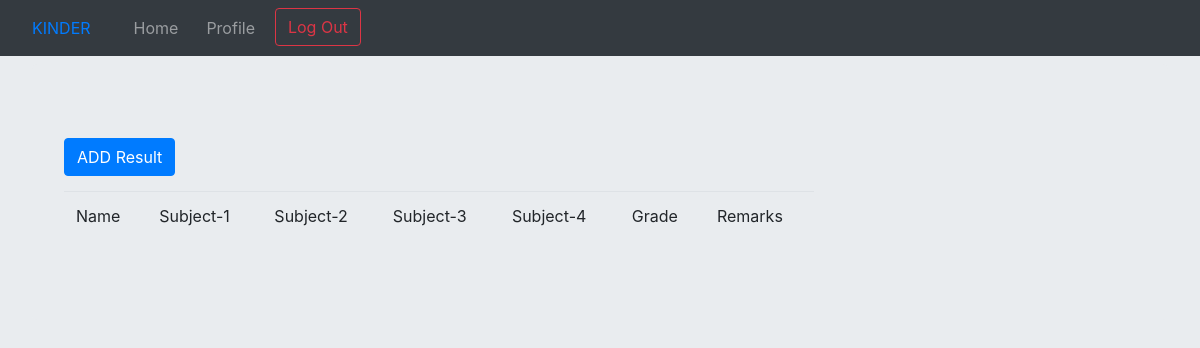
Before: /home/result/ (signed in) with the older database file.
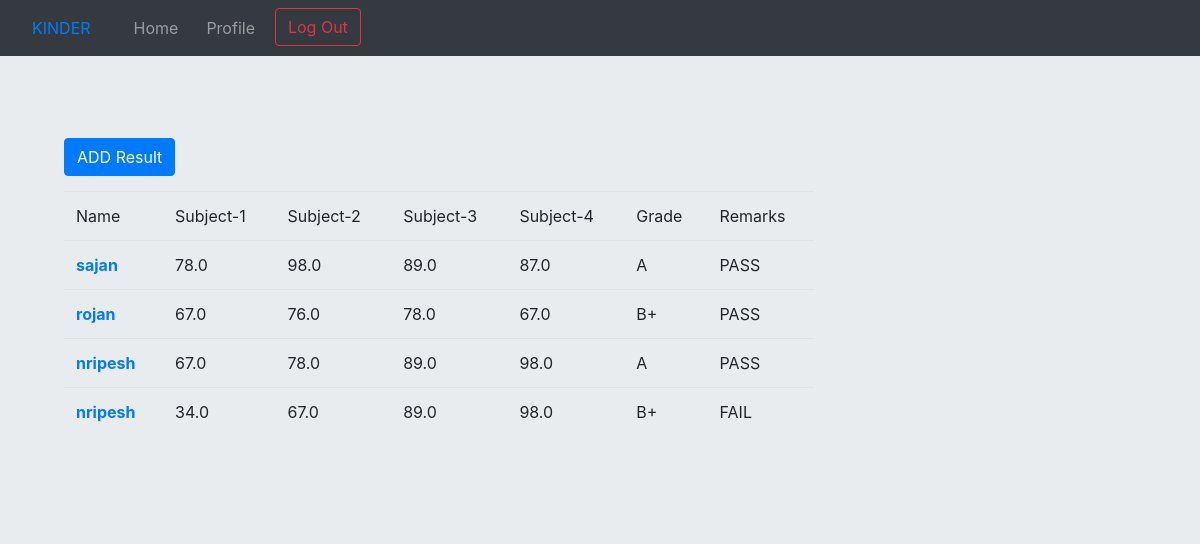
After: the same page with the newer database file.
### second/models.py (models this page shows, shortened)
class Result(models.Model):
    name = models.ForeignKey(SID, on_delete=models.CASCADE)
    subject1 = models.DecimalField(max_digits=4, decimal_places=1)
    subject2 = models.DecimalField(max_digits=4, decimal_places=1)
    subject3 = models.DecimalField(max_digits=4, decimal_places=1)
    subject4 = models.DecimalField(max_digits=4, decimal_places=1)
    grade = models.CharField(max_length=2)
    remarks = models.TextField()

class SID(models.Model):
    full_name = models.CharField(max_length=30)
    roll = models.IntegerField()
    childid = models.IntegerField()
    teacher = models.ForeignKey(User, on_delete=models.CASCADE)
    def __str__(self):
        return self.full_name

### second/views.py (the view)
# urls.py: path('result/', views.result, name='result'),
@login_required
def result(request):
    context = {
        'results': Result.objects.all()
    }
    return render(request, 'result.html', context)

### second/templates/result.html (shortened to what this page needs)
<!DOCTYPE html>
{% extends "base1.html" %}
{% block base2 %}
<html lang="en">
{% load static %}
<head>
</head>
<body class="jumbotron">
<div class="jumbotron">
    <table class="table table-hover" id="myTable" style="width: 70%">
        <thead class="thead thead-dark">
        {% if user.user_teachers != "" %}
            <a class="btn btn-primary" href="{% url 'addresult' %}" style="margin-left: 0px; margin-top: 10px; margin-bottom: 15px;">ADD Result</a>
        {% endif %}
            <tr>
                <td>Name</td>
                <td>Subject-1</td>
                <td>Subject-2</td>
                <td>Subject-3</td>
                <td>Subject-4</td>
                <td>Grade</td>
                <td>Remarks</td>
            </tr>
        </thead>
        {% for result in results %}
        {% if user.user_teachers != "" %}
        {% if user == result.name.teacher %}
        <tr>
            {% if user.user_teachers != "" %}
            <td><b><a href="{% url 'result-detail' result.id %}">{{result.name}}</a></b></td>
            {% else %}
            <td>{{result.name}}</td>
            {% endif %}
            <td>{{result.subject1}}</td>
            <td>{{result.subject2}}</td>
            <td>{{result.subject3}}</td>
            <td>{{result.subject4}}</td>
            <td>{{result.grade}}</td>
            <td>{{result.remarks}}</td>
        </tr>
        {% endif %}
        {% endif %}
        {% endfor %}
    </table>
</div>
</body>
</html>
{% endblock %}

Changed rows visible on the page:
added Result: name "sajan", subject1 "78.0", subject2 "98.0", subject3 "89.0", subject4 "87.0"
added Result: name "rojan", subject1 "67.0", subject2 "76.0", subject3 "78.0", subject4 "67.0"
added Result: name "nripesh", subject1 "67.0", subject2 "78.0", subject3 "89.0", subject4 "98.0"
added Result: name "nripesh", subject1 "34.0", subject2 "67.0", subject3 "89.0", subject4 "98.0"
